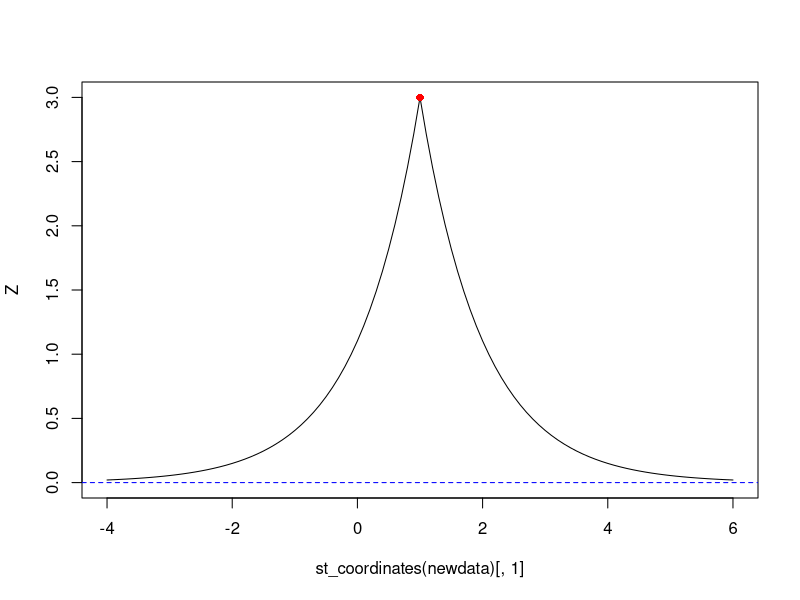
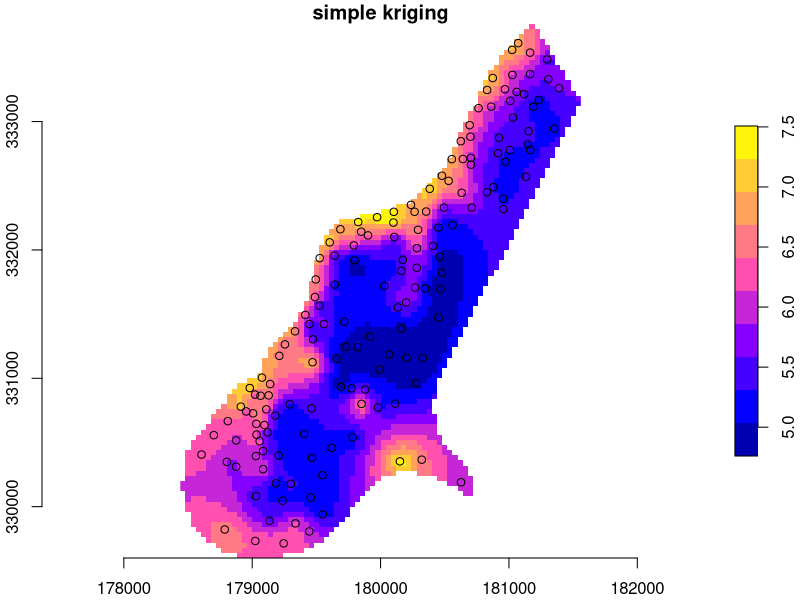

Write R code to recreate these figures, in order.
## ---- chunk 1
#| echo: true
#| code-fold: show  
library(sf) # st_distance()
cov = function(h) exp(-h)

sk = function(data, newdata, mu, cov) {
	V = cov(st_distance(data))
	v = cov(st_distance(data, newdata))
	mu + t(v) %*% solve(V, data[[1]] - mu)
}

# prediction location at (0,1):
newdata = st_as_sf(data.frame(x = 0, y = 1), coords = c("x", "y"))

# observation location at (1,1), with attribute value (y) 3:
data = st_as_sf(data.frame(x = 1, y = 1, z = 3), coords = c("x", "y"))

sk(data, newdata, 0, cov) # mu = 0
newdata = st_as_sf(data.frame(x = .1 * 0:20, y = 1), coords = c("x", "y"))
sk(data, newdata, 0, cov) # mu = 0
## ---- chunk 2
#| echo: true

newdata = st_as_sf(data.frame(x = seq(-4, 6, by = .1), y = 1), coords = c("x", "y"))
Z = sk(data, newdata, 0, cov) # mu = 0
plot(st_coordinates(newdata)[,1], Z, type = 'l', ylim = c(0, 3))
points(1, 3, col = 'red', pch = 16)
abline(0, 0, col = 'blue', lty = 2)
## ---- chunk 3
#| echo: true
#| code-fold: show 
data(meuse, package = "sp")
meuse = st_as_sf(meuse, coords = c("x", "y"))
data(meuse.grid, package = "sp")
meuse[[1]] = log(meuse$zinc)
library(stars)
meuse.grid = st_as_stars(meuse.grid)
meuse.grid$sk = sk(meuse, 
				   st_as_sf(meuse.grid, as_points = TRUE, na.rm = FALSE), 
				   mu = mean(log(meuse$zinc)), 
				   cov = function(h) exp(-h/300))
# mask:
meuse.grid$sk[ is.na(meuse.grid$dist) ] = NA
plot(meuse.grid["sk"], main = "simple kriging", axes = TRUE,
	col = sf.colors(), breaks = "equal", reset = FALSE)
plot(st_geometry(meuse), add = TRUE)
